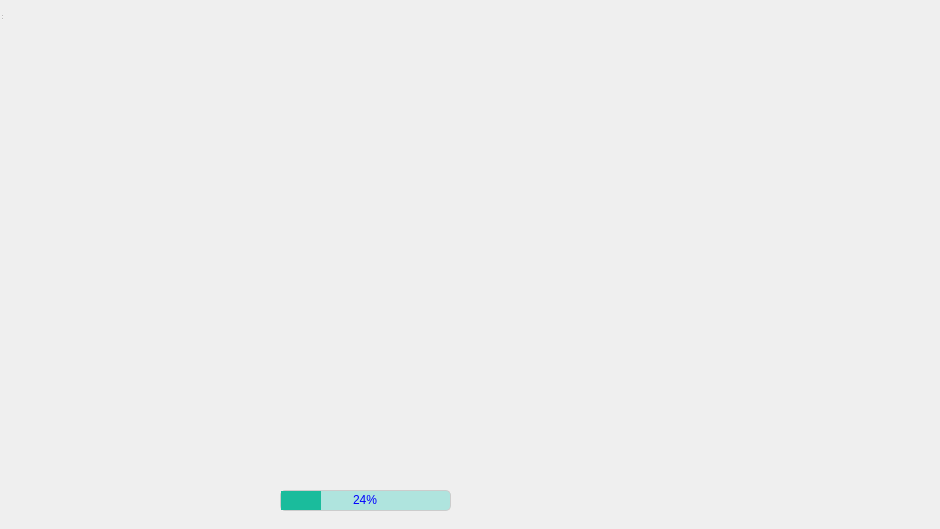
<?xml version="1.0" encoding="UTF-8"?>
<ui version="4.0">
 <class>Splashscreen</class>
 <widget class="QSplashScreen" name="Splashscreen">
  <property name="geometry">
   <rect>
    <x>0</x>
    <y>0</y>
    <width>940</width>
    <height>529</height>
   </rect>
  </property>
  <property name="windowTitle">
   <string>MainWindow</string>
  </property>
  <widget class="QWidget" name="centralwidget" native="true">
   <property name="geometry">
    <rect>
     <x>0</x>
     <y>0</y>
     <width>241</width>
     <height>1021</height>
    </rect>
   </property>
  </widget>
  <widget class="QStatusBar" name="statusbar">
   <property name="geometry">
    <rect>
     <x>0</x>
     <y>0</y>
     <width>3</width>
     <height>21</height>
    </rect>
   </property>
  </widget>
  <widget class="QProgressBar" name="progressBar">
   <property name="geometry">
    <rect>
     <x>280</x>
     <y>490</y>
     <width>171</width>
     <height>21</height>
    </rect>
   </property>
   <property name="styleSheet">
    <string notr="true">QProgressBar{
color:blue;
border: 1px solid #ccc; /* Border */
border-radius: 5px; /* Border radius */
text-align: center;
background-color: #AFE4DE;
}
QProgressBar::chunk{
background-color: #1abc9c;
color: white;

}</string>
   </property>
   <property name="value">
    <number>24</number>
   </property>
  </widget>
 </widget>
 <customwidgets>
  <customwidget>
   <class>QSplashScreen</class>
   <extends>QWidget</extends>
   <header>qsplashscreen.h</header>
   <container>1</container>
  </customwidget>
 </customwidgets>
 <resources/>
 <connections/>
</ui>
